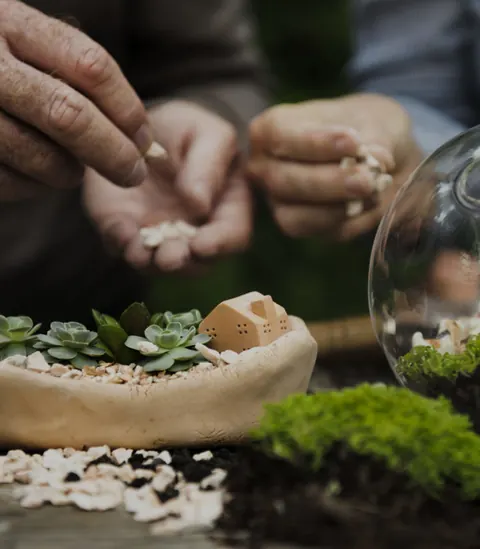
#> input picture site/img/botanical-environment-greenery-pottery-nature-pelvd7b-e15748-480.webp, 480 x 549 px
$ python -i build.py   (imports and definitions only)
#> lines starting #> are read from the running program, lines starting #| are printed output that depends on the picture
#!/usr/bin/env python3
"""Render the extracted Thrive content (content.json) with the refreshed, performance-first design."""
import html
import os
import json
import re
import shutil
from pathlib import Path

from bs4 import BeautifulSoup
from PIL import Image

HERE = Path(__file__).parent
SRC = Path(os.environ.get("THRIVE_SRC", Path.home() / "Sites/thrive-site-main"))  # checkout of the main branch (original site)
OUT = HERE.parent / "site"
ORIGIN = "https://www.thrivenaturallywellness.com"
# [1 line that did not run here, left out]

CALENDLY_BADGE_URL = "https://calendly.com/thrivenaturallywellness/30min?text_color=2c3a47&primary_color=2b87da"
GTAG_ID, FB_PIXEL, HOTJAR_ID = "GT-PHP7QXZ", "406827137785254", "2677271"

NAV = [("/", "Home"), ("/start-here/", "Start here"), ("/about/", "About Nadene"), ("/services/", "Services"),
       ("/faq/", "FAQ"), ("/blog/", "Blog"),
       ("/resources/", "Resources", [("/shape-reclaimed/", "SHAPE Reclaimed"), ("/resources/", "All Resources")]),
       ("/work-with-me/", "Work with me")]

# ------------------------------------------------------------------ icons (replace Divi/FA icon fonts)
ICONS = {
    "icon_phone": '<path d="M22 16.9v3a2 2 0 0 1-2.2 2 19.8 19.8 0 0 1-8.6-3.1 19.5 19.5 0 0 1-6-6A19.8 19.8 0 0 1 2.1 4.2 2 2 0 0 1 4.1 2h3a2 2 0 0 1 2 1.7c.1 1 .4 1.9.7 2.8a2 2 0 0 1-.5 2.1L8 9.9a16 16 0 0 0 6 6l1.3-1.3a2 2 0 0 1 2.1-.4c.9.3 1.8.6 2.8.7a2 2 0 0 1 1.7 2z"/>',
    "icon_mail": '<rect x="2" y="4" width="20" height="16" rx="2"/><path d="m22 7-10 6L2 7"/>',
    "icon_pin": '<path d="M20 10c0 6-8 12-8 12s-8-6-8-12a8 8 0 0 1 16 0z"/><circle cx="12" cy="10" r="3"/>',
    "icon_check_alt2": '<circle cx="12" cy="12" r="10"/><path d="m8 12 3 3 5-6"/>',
    "icon_like": '<path d="M7 10v12"/><path d="M15 5.9 14 10h5.8a2 2 0 0 1 2 2.3l-1.4 8a2 2 0 0 1-2 1.7H4a2 2 0 0 1-2-2v-8a2 2 0 0 1 2-2h2.8a2 2 0 0 0 1.8-1.1L12 2a3.1 3.1 0 0 1 3 3.9z"/>',
    "icon_like_alt": '<path d="M7 10v12"/><path d="M15 5.9 14 10h5.8a2 2 0 0 1 2 2.3l-1.4 8a2 2 0 0 1-2 1.7H4a2 2 0 0 1-2-2v-8a2 2 0 0 1 2-2h2.8a2 2 0 0 0 1.8-1.1L12 2a3.1 3.1 0 0 1 3 3.9z"/>',
    "user-md": '<circle cx="12" cy="7" r="4"/><path d="M5 21v-2a7 7 0 0 1 14 0v2"/><path d="M12 14v4"/><path d="M10 16h4"/>',
    "plus-circle": '<circle cx="12" cy="12" r="10"/><path d="M12 8v8"/><path d="M8 12h8"/>',
    "handshake-o": '<path d="m11 17 2 2a1 1 0 1 0 3-3"/><path d="m14 14 2.5 2.5a1 1 0 1 0 3-3l-3.9-3.9a3 3 0 0 0-4.2 0l-.9.9a1 1 0 1 1-3-3l2.8-2.8a5.8 5.8 0 0 1 7.1-.9l.5.3a4 4 0 0 0 2.8.6L21 4"/><path d="m21 3 1 11h-2"/><path d="M3 3 2 14l6.5 6.5a1 1 0 1 0 3-3"/><path d="M3 4h8"/>',
    "arrow": '<path d="M5 12h14"/><path d="m12 5 7 7-7 7"/>',
    "chev": '<path d="m6 9 6 6 6-6"/>',
    "menu": '<path d="M4 7h16"/><path d="M4 12h16"/><path d="M4 17h16"/>',
    "calendar": '<rect x="3" y="4" width="18" height="18" rx="2"/><path d="M16 2v4M8 2v4M3 10h18"/>',
}


def svg(name, cls="i"):
    return (f'<svg class="{cls}" viewBox="0 0 24 24" fill="none" stroke="currentColor" stroke-width="1.8" '
            f'stroke-linecap="round" stroke-linejoin="round" aria-hidden="true">{ICONS[name]}</svg>')


# [5 lines left out: function divi_icon, not called in this run]


# ------------------------------------------------------------------ images
IMG_OUT = OUT / "img"
WIDTHS = [480, 800, 1200, 1600]
_img_cache = {}


def local(src):
    return SRC / src.split("?")[0].lstrip("/")


def image_variants(src):
    """Create responsive WebP variants; return dict(src, srcset, w, h) or None for SVG/unknown."""
    if src in _img_cache:
        return _img_cache[src]
    p = local(src)
    info = None
    if p.suffix.lower() == ".svg":
        dest = IMG_OUT / p.name
        dest.parent.mkdir(parents=True, exist_ok=True)
        shutil.copy2(p, dest)
        vb = re.search(r'viewBox="([\d.\s-]+)"', p.read_text(errors="ignore"))
        w, h = (float(x) for x in vb.group(1).split()[2:4]) if vb else (100, 100)
        info = {"src": f"/img/{p.name}", "srcset": None, "w": round(w), "h": round(h)}
    elif p.exists():
        with Image.open(p) as im:
            im = im.convert("RGBA") if im.mode in ("P", "LA") else im
            has_alpha = im.mode == "RGBA" and im.getextrema()[3][0] < 255
            if not has_alpha and im.mode != "RGB":
                im = im.convert("RGB")
            W, H = im.size
            stem = re.sub(r"[^a-z0-9-]+", "-", p.stem.lower()).strip("-")[:60]
            widths = [w for w in WIDTHS if w < W] + [min(W, WIDTHS[-1])]
            srcset = []
            for w in sorted(set(widths)):
                name = f"{stem}-{w}.webp"
                dest = IMG_OUT / name
                if not dest.exists():
                    dest.parent.mkdir(parents=True, exist_ok=True)
                    im.resize((w, round(H * w / W)), Image.LANCZOS).save(dest, "WEBP", quality=78, method=6)
                srcset.append(f"/img/{name} {w}w")
            default = [s for s in srcset if int(s.split()[-1][:-1]) <= 1200][-1].split()[0]
            info = {"src": default, "srcset": ", ".join(srcset), "w": W, "h": H}
    _img_cache[src] = info
    return info


class Ctx:
    """Per-page render state (tracks the first/LCP image)."""
    def __init__(self):
        self.first_img = True
        self.preload = None


# [38 lines left out: functions picture, fix_inline_images, vis, not called in this run]


def link_attrs(href):
    ext = href and href.startswith("http") and "thrivenaturallywellness.com" not in href
    return ' target="_blank" rel="noopener"' if ext else ""


# [4 lines left out: function clean_href, not called in this run]


def btn(text, href, cls="btn"):
    href = clean_href(href) or "#"
    return f'<a class="{cls}" href="{html.escape(href)}"{link_attrs(href)}>{html.escape(text)}</a>'


# [79 lines left out: function render_module, not called in this run]


# ------------------------------------------------------------------ sections
def section_words(s):
    t = re.sub(r"<[^>]+>", " ", json.dumps([m for r in s["rows"] for c in r["cols"] for m in c["modules"]]))
    return {w.lower() for w in re.findall(r"[A-Za-z]{4,}", t)}


# [24 lines left out: functions collapse_duplicates, tone, not called in this run]


def frac_to_fr(frac):
    a, b = (int(x) for x in frac.split("/"))
    return a * 60 // b


# [35 lines left out: functions render_section, head_tags, not called in this run]


# [1 line that did not run here, left out]
# [1 line that did not run here, left out]


# [52 lines left out: functions nav_html, shell, not called in this run]


# ------------------------------------------------------------------ build
# [7 lines not run here, left out]

posts_for_archive = None
# [64 lines not run here, left out]

size = sum(f.stat().st_size for f in OUT.rglob("*") if f.is_file())
# [1 line not run here, left out]

>>> import cv2
>>> picture = cv2.imread('../site/img/botanical-environment-greenery-pottery-nature-pelvd7b-e15748-480.webp', cv2.IMREAD_GRAYSCALE)
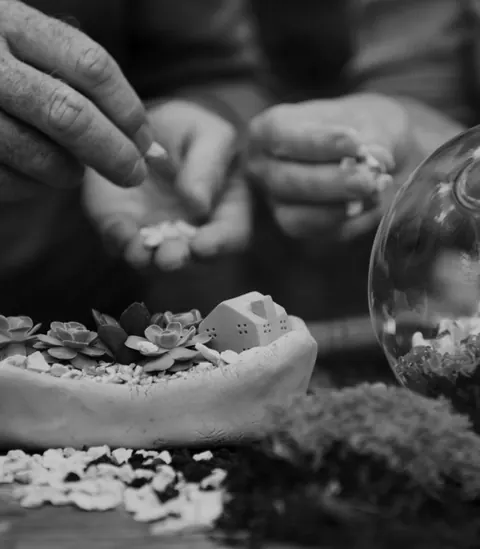
#> picture: shape (549, 480); min 0, max 212, mean 77.7
#> (the run stopped early here; a loop or call above may not have finished)

$ run again, on site/img/doctor-01-480.webp
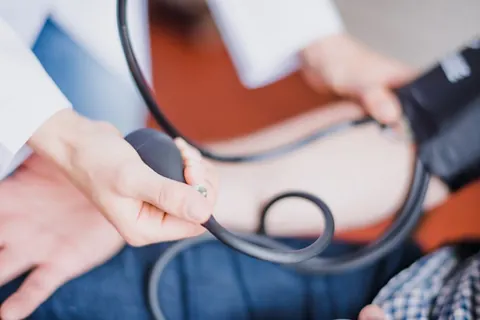
#> input picture site/img/doctor-01-480.webp, 480 x 320 px
#> `picture = cv2.imread('../site/img/botanical-environment-greenery-potte..`:
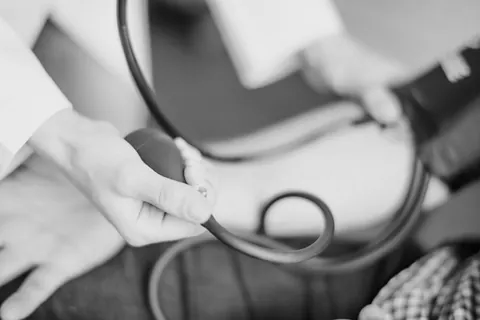
#> picture: shape (320, 480); min 1, max 242, mean 149.4
